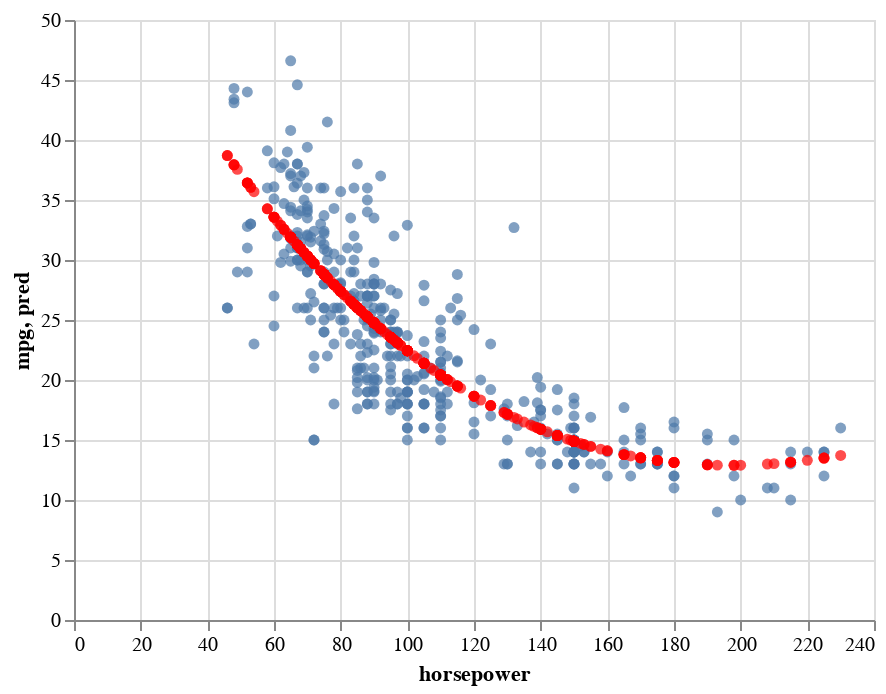

Notebook code for this chart:
### Code cell
c1 = alt.Chart(df).mark_circle().encode(
    x="horsepower",
    y="mpg"
)
c2 = alt.Chart(df).mark_circle(color="red").encode(
    x="horsepower",
    y="pred"
)
c1+c2

### Figure 1 — Vega-Lite specification as saved in the notebook (floating-point values rounded to 4 significant figures; data arrays with more than 128 entries replaced by an {"elided": "..."} marker saying what was removed)
{"config": {"view": {"continuousWidth": 400, "continuousHeight": 300}}, "layer": [{"mark": "circle", "encoding": {"x": {"field": "horsepower", "type": "quantitative"}, "y": {"field": "mpg", "type": "quantitative"}}}, {"mark": {"type": "circle", "color": "red"}, "encoding": {"x": {"field": "horsepower", "type": "quantitative"}, "y": {"field": "pred", "type": "quantitative"}}}], "data": {"name": "data-e29e62db7e2159138ee066d59a035512"}, "$schema": "https://vega.github.io/schema/vega-lite/v4.17.0.json", "datasets": {"data-e29e62db7e2159138ee066d59a035512": {"elided": "392 records"}}}
